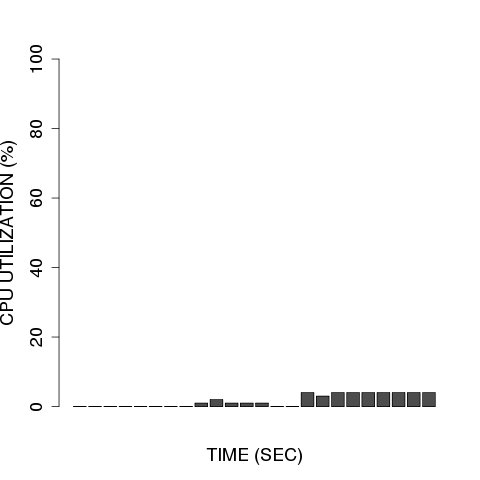

R code for this plot:
library(ggplot2)

require(devEMF)
emf('../log/apachebench/precopy/default/ram1024/default/default/default/6.dest.emf')

#png("../log/apachebench/precopy/default/ram1024/default/default/default/6.dest.emf")
#postscript("plot.eps")
#emf("plot.emf")

#cpus <- scan (pipe("awk '{print }' ../log/apachebench/precopy/default/ram1024/default/default/default/6.dest.dstat"), skip=2)
#cpus <- read.table("../log/apachebench/precopy/default/ram1024/default/default/default/6.dest.dstat", colClasses=3)

# header = TRUE ignores the first line, check.names = FALSE allows '+' in 'C++'
#benchmark <- read.table("../log/apachebench/precopy/default/ram1024/default/default/default/6.dest.dstat", header = TRUE, row.names = "time", check.names = FALSE)
#benchmark <- read.table("../log/apachebench/precopy/default/ram1024/default/default/default/6.dest.dstat", check.names = FALSE, comment.char = "#")
#benchmark <- read.table("../log/apachebench/precopy/default/ram1024/default/default/default/6.dest.dstat", header = TRUE, check.names = FALSE, comment.char = "#")
#benchmark <- read.table("../log/apachebench/precopy/default/ram1024/default/default/default/6.dest.dstat", check.names = FALSE)

#cpus <- read.table("../log/apachebench/precopy/default/ram1024/default/default/default/6.dest.dstat", header = TRUE, row.name = "time")
#cpus <- read.table(pipe("awk '{print $3}' ../log/apachebench/precopy/default/ram1024/default/default/default/6.dest.dstat | sed '1,2d'"))
cpus <- read.table(pipe("awk '{print $3}' ../log/apachebench/precopy/default/ram1024/default/default/default/6.dest.dstat"), skip=3, nrows=-1)
#cpus <- read.table("../log/apachebench/precopy/default/ram1024/default/default/default/6.dest.dstat", skip=1)
#cpus <- scan("../log/apachebench/precopy/default/ram1024/default/default/default/6.dest.dstat", skip=1)
#cpus <- read.csv("../log/apachebench/precopy/default/ram1024/default/default/default/6.dest.dstat", sep=",", head=TRUE)
#print(cpus)
#names(cpus)

#stripchart(cpus)
#plot(cpus)
#hist(cpus)
#boxplot(cpus)

# 't()' is matrix tranposition, 'beside = TRUE' separates the benchmarks, 'heat' provides nice colors
#barplot(t(as.matrix(benchmark)), beside = TRUE, col = heat.colors(6))
#barplot((as.matrix(benchmark)), beside = TRUE, col = heat.colors(6), xlab = "TIME (SEC)", ylab = "CPU UTILIZATION (%)")
#barplot(benchmark, beside = TRUE, xlab = "TIME (SEC)", ylab = "CPU UTILIZATION (%)")

#barplot((as.matrix(cpus)), beside = TRUE, xlab = "TIME (SEC)", ylab = "CPU UTILIZATION (%)")
barplot(t(100 - as.matrix(cpus)), ylim = c(0, 100), cex.axis = 1.5, cex.lab = 1.5, cex.names = 1.5, xlab = "TIME (SEC)", ylab = "CPU UTILIZATION (%)")
#barplot(cpus, xlab = "TIME (SEC)", ylab = "CPU UTILIZATION (%)")

# 'cex' stands for 'character expansion', 'bty' for 'box type' (we don't want borders)
#legend("topright", names(benchmark), cex = 0.9, bty = "n", fill = heat.colors(6))

